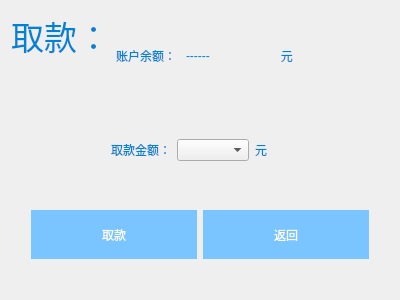
<?xml version="1.0" encoding="UTF-8"?>
<ui version="4.0">
 <class>WithdrawWidget</class>
 <widget class="QWidget" name="WithdrawWidget">
  <property name="geometry">
   <rect>
    <x>0</x>
    <y>0</y>
    <width>400</width>
    <height>300</height>
   </rect>
  </property>
  <property name="windowTitle">
   <string>Form</string>
  </property>
  <property name="styleSheet">
   <string notr="true">QPushButton {
    background-color: #7ac4ff; /* 背景颜色 */
    border: none;              /* 去掉边框 */
    color: white;              /* 文本颜色 */
}

QPushButton:hover {
    background-color: #336699; /* 鼠标悬停时背景颜色 */
}

QLabel {
color: #0082d6;
}</string>
  </property>
  <layout class="QVBoxLayout" name="verticalLayout">
   <item>
    <layout class="QHBoxLayout" name="horizontalLayout_2" stretch="4,2,2,8">
     <item>
      <widget class="QLabel" name="label">
       <property name="font">
        <font>
         <pointsize>25</pointsize>
        </font>
       </property>
       <property name="text">
        <string>取款：</string>
       </property>
       <property name="alignment">
        <set>Qt::AlignLeading|Qt::AlignLeft|Qt::AlignTop</set>
       </property>
      </widget>
     </item>
     <item>
      <widget class="QLabel" name="label_2">
       <property name="text">
        <string>账户余额： </string>
       </property>
      </widget>
     </item>
     <item>
      <widget class="QLabel" name="balanceLabel">
       <property name="text">
        <string>------</string>
       </property>
      </widget>
     </item>
     <item>
      <widget class="QLabel" name="label_4">
       <property name="text">
        <string>               元</string>
       </property>
      </widget>
     </item>
    </layout>
   </item>
   <item>
    <layout class="QHBoxLayout" name="horizontalLayout_3" stretch="3,1,0,4">
     <item>
      <spacer name="horizontalSpacer">
       <property name="orientation">
        <enum>Qt::Horizontal</enum>
       </property>
       <property name="sizeHint" stdset="0">
        <size>
         <width>40</width>
         <height>20</height>
        </size>
       </property>
      </spacer>
     </item>
     <item>
      <widget class="QLabel" name="label_5">
       <property name="text">
        <string>取款金额：</string>
       </property>
      </widget>
     </item>
     <item>
      <widget class="QComboBox" name="withdrawAmtBox"/>
     </item>
     <item>
      <widget class="QLabel" name="label_6">
       <property name="text">
        <string>元</string>
       </property>
      </widget>
     </item>
    </layout>
   </item>
   <item>
    <layout class="QHBoxLayout" name="horizontalLayout">
     <property name="leftMargin">
      <number>20</number>
     </property>
     <property name="topMargin">
      <number>10</number>
     </property>
     <property name="rightMargin">
      <number>20</number>
     </property>
     <property name="bottomMargin">
      <number>30</number>
     </property>
     <item>
      <widget class="QPushButton" name="withdrawButton">
       <property name="sizePolicy">
        <sizepolicy hsizetype="Minimum" vsizetype="Minimum">
         <horstretch>0</horstretch>
         <verstretch>0</verstretch>
        </sizepolicy>
       </property>
       <property name="text">
        <string>取款</string>
       </property>
      </widget>
     </item>
     <item>
      <widget class="QPushButton" name="backButton">
       <property name="sizePolicy">
        <sizepolicy hsizetype="Minimum" vsizetype="Minimum">
         <horstretch>0</horstretch>
         <verstretch>0</verstretch>
        </sizepolicy>
       </property>
       <property name="text">
        <string>返回</string>
       </property>
      </widget>
     </item>
    </layout>
   </item>
  </layout>
 </widget>
 <resources/>
 <connections/>
</ui>
